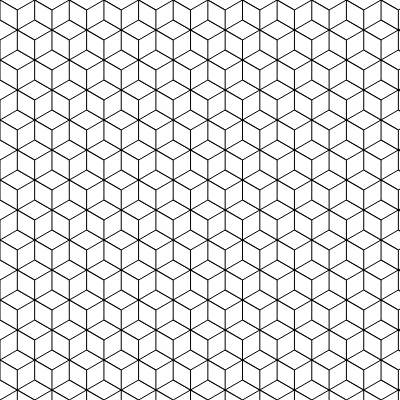
Frame 1 (no input)
Frame 60 (no input): identical to frame 1, image omitted
Frame 120 (the mouse pressed at the canvas centre since frame 60): identical to frame 1, image omitted

The p5.js sketch that drew this single still picture (run headless with seeded random() and noise() and a simulated clock; from frame 60 on, the mouse is pressed at the canvas centre):

// p5.js sketch
// ── sketch.js
//Escher cube pattern, every mouse click change color
var x;
var y;
var radius = 20;
var value1;
var value2;
var value3;
var value4;
var value5;
var value6;

function setup() {
createCanvas(400,400);
angleMode(DEGREES);
frameRate(50);

}

//diamond tile function
function tile (x,y,radius){

  beginShape(); 
  vertex(x,y);
  vertex(x+radius*cos(30),y-radius*sin(30));
  vertex(x+2*radius*cos(30),y);
  vertex(x+radius*cos(30),y+radius*sin(30));
  endShape(CLOSE);
}

//mouse click change cloro function
function mouseClicked(){
  value1 = random()*255;
  value2 = random()*255;
  value3 = random()*255;
  value4 = random()*255;
  value5 = random()*255;
  value6 = random()*255;
}


function draw() {

//lower right part of cube color  
background(255,value1,value2);

//tile for upper orrizontal part of cube  
  for(x=0; x < 400;x += 2*radius*cos(30)){
    for(y=0; y < 400; y += 2*radius + 2*radius*sin(30)){
    fill(value3,value4,255);
    tile(x,y,radius);
    }
  }
  
 for(x = -radius*cos(30); x < 400;x += 2*radius*cos(30)){
    for(y = radius+radius*sin(30); y < 400; y += 2*radius+2*radius*sin(30)){
      
    fill(value3,value4,255);
    tile(x,y,radius);
    }
  }

//tile for lower right part of cube 
 for(x=0; x < 400;x += 2*radius*cos(30)){
    for(y=0; y < 400; y += (2*radius*sin(30)+2*radius) ){
push();
  
  translate(x,y)
  rotate(60)
  translate(-x,-y);
 fill(value5,255,value6);
 tile(x,y,radius);
 
pop();
    }
  }

 for(x = -radius*cos(30); x < 400;x += 2*radius*cos(30)){
    for(y = radius+radius*sin(30); y < 400; y += (2*radius*sin(30)+2*radius) ){
push();
  
  translate(x,y)
  rotate(60)
  translate(-x,-y);
  
  fill(value5,255,value6);
 tile(x,y,radius);
 
 
pop();
    }
  }
}
